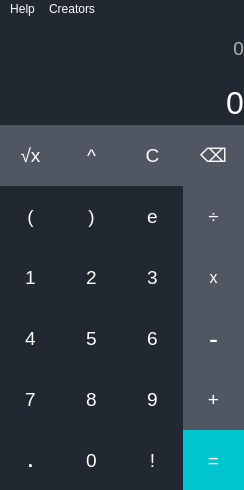
<?xml version="1.0" encoding="UTF-8"?>
<ui version="4.0">
 <class>MainWindow</class>
 <widget class="QMainWindow" name="MainWindow">
  <property name="geometry">
   <rect>
    <x>0</x>
    <y>0</y>
    <width>244</width>
    <height>490</height>
   </rect>
  </property>
  <property name="sizePolicy">
   <sizepolicy hsizetype="Preferred" vsizetype="Preferred">
    <horstretch>0</horstretch>
    <verstretch>0</verstretch>
   </sizepolicy>
  </property>
  <property name="windowTitle">
   <string>CalXO</string>
  </property>
  <property name="windowIcon">
   <iconset>
    <normaloff>Calculator_logo_blue.png</normaloff>Calculator_logo_blue.png</iconset>
  </property>
  <property name="toolTipDuration">
   <number>-15</number>
  </property>
  <property name="styleSheet">
   <string notr="true">background-color:rgb(34, 40, 49);</string>
  </property>
  <widget class="QWidget" name="centralwidget">
   <widget class="QPushButton" name="button_delete">
    <property name="geometry">
     <rect>
      <x>183</x>
      <y>106</y>
      <width>61</width>
      <height>61</height>
     </rect>
    </property>
    <property name="font">
     <font>
      <family>Microsoft YaHei UI</family>
      <pointsize>14</pointsize>
     </font>
    </property>
    <property name="styleSheet">
     <string notr="true">QPushButton{
color:rgb(255,255,255);
background-color:rgb(80, 87, 99);
border-style:none
}

QPushButton:pressed{
color:rgb(0,0,0);
background-color:rgb(149, 153, 160);
}</string>
    </property>
    <property name="text">
     <string>⌫</string>
    </property>
   </widget>
   <widget class="QLabel" name="display_bottom">
    <property name="geometry">
     <rect>
      <x>0</x>
      <y>41</y>
      <width>244</width>
      <height>61</height>
     </rect>
    </property>
    <property name="font">
     <font>
      <family>Microsoft YaHei UI</family>
      <pointsize>24</pointsize>
     </font>
    </property>
    <property name="styleSheet">
     <string notr="true">color: rgb(255, 255, 255);
</string>
    </property>
    <property name="text">
     <string>0</string>
    </property>
    <property name="alignment">
     <set>Qt::AlignBottom|Qt::AlignRight|Qt::AlignTrailing</set>
    </property>
    <property name="margin">
     <number>10</number>
    </property>
   </widget>
   <widget class="QPushButton" name="button_clear_all">
    <property name="geometry">
     <rect>
      <x>122</x>
      <y>106</y>
      <width>61</width>
      <height>61</height>
     </rect>
    </property>
    <property name="font">
     <font>
      <family>Microsoft YaHei UI</family>
      <pointsize>14</pointsize>
      <weight>50</weight>
      <bold>false</bold>
     </font>
    </property>
    <property name="styleSheet">
     <string notr="true">QPushButton{
color:rgb(255,255,255);
background-color:rgb(80, 87, 99);
border-style:none
}

QPushButton:pressed{
color:rgb(0,0,0);
background-color:rgb(149, 153, 160);
}</string>
    </property>
    <property name="text">
     <string>C</string>
    </property>
   </widget>
   <widget class="QPushButton" name="button_number_six">
    <property name="geometry">
     <rect>
      <x>122</x>
      <y>289</y>
      <width>61</width>
      <height>61</height>
     </rect>
    </property>
    <property name="font">
     <font>
      <family>Microsoft YaHei UI</family>
      <pointsize>14</pointsize>
      <weight>50</weight>
      <bold>false</bold>
     </font>
    </property>
    <property name="styleSheet">
     <string notr="true">QPushButton{
color:rgb(255,255,255);
border-style:none
}

QPushButton:pressed{
color:rgb(0,0,0);
background-color:rgb(149, 153, 160);
}</string>
    </property>
    <property name="text">
     <string>6</string>
    </property>
   </widget>
   <widget class="QPushButton" name="button_number_five">
    <property name="geometry">
     <rect>
      <x>61</x>
      <y>289</y>
      <width>61</width>
      <height>61</height>
     </rect>
    </property>
    <property name="font">
     <font>
      <family>Microsoft YaHei UI</family>
      <pointsize>14</pointsize>
      <weight>50</weight>
      <bold>false</bold>
     </font>
    </property>
    <property name="styleSheet">
     <string notr="true">QPushButton{
color:rgb(255,255,255);
border-style:none
}

QPushButton:pressed{
color:rgb(0,0,0);
background-color:rgb(149, 153, 160);
}</string>
    </property>
    <property name="text">
     <string>5</string>
    </property>
   </widget>
   <widget class="QPushButton" name="button_exponent">
    <property name="geometry">
     <rect>
      <x>61</x>
      <y>106</y>
      <width>61</width>
      <height>61</height>
     </rect>
    </property>
    <property name="font">
     <font>
      <family>Microsoft YaHei UI</family>
      <pointsize>14</pointsize>
     </font>
    </property>
    <property name="styleSheet">
     <string notr="true">QPushButton{
color:rgb(255,255,255);
background-color:rgb(80, 87, 99);
border-style:none
}

QPushButton:pressed{
color:rgb(0,0,0);
background-color:rgb(149, 153, 160);
}</string>
    </property>
    <property name="text">
     <string>^</string>
    </property>
   </widget>
   <widget class="QPushButton" name="button_decimal">
    <property name="geometry">
     <rect>
      <x>0</x>
      <y>411</y>
      <width>61</width>
      <height>61</height>
     </rect>
    </property>
    <property name="font">
     <font>
      <family>Microsoft YaHei UI</family>
      <pointsize>14</pointsize>
      <weight>75</weight>
      <bold>true</bold>
     </font>
    </property>
    <property name="styleSheet">
     <string notr="true">QPushButton{
color:rgb(255,255,255);
border-style:none
}

QPushButton:pressed{
color:rgb(0,0,0);
background-color:rgb(149, 153, 160);
}</string>
    </property>
    <property name="text">
     <string>.</string>
    </property>
   </widget>
   <widget class="QPushButton" name="button_number_zero">
    <property name="geometry">
     <rect>
      <x>61</x>
      <y>411</y>
      <width>61</width>
      <height>61</height>
     </rect>
    </property>
    <property name="font">
     <font>
      <family>Microsoft JhengHei UI</family>
      <pointsize>14</pointsize>
      <weight>50</weight>
      <bold>false</bold>
     </font>
    </property>
    <property name="styleSheet">
     <string notr="true">QPushButton{
color:rgb(255,255,255);
border-style:none
}

QPushButton:pressed{
color:rgb(0,0,0);
background-color:rgb(149, 153, 160);
}</string>
    </property>
    <property name="text">
     <string>0</string>
    </property>
   </widget>
   <widget class="QPushButton" name="button_equal">
    <property name="geometry">
     <rect>
      <x>183</x>
      <y>411</y>
      <width>61</width>
      <height>61</height>
     </rect>
    </property>
    <property name="font">
     <font>
      <family>Microsoft YaHei UI</family>
      <pointsize>14</pointsize>
      <weight>50</weight>
      <bold>false</bold>
     </font>
    </property>
    <property name="whatsThis">
     <string>&lt;html&gt;&lt;head/&gt;&lt;body&gt;&lt;p&gt;&lt;br/&gt;&lt;/p&gt;&lt;p&gt;&lt;br/&gt;&lt;/p&gt;&lt;p&gt;&lt;br/&gt;&lt;/p&gt;&lt;/body&gt;&lt;/html&gt;</string>
    </property>
    <property name="styleSheet">
     <string notr="true">QPushButton{
color:rgb(255,255,255);
background-color:rgb(0, 196, 206);
border-style:none
}

QPushButton:pressed{
color:rgb(0,0,0);
background-color:rgb(107, 233, 239);
}</string>
    </property>
    <property name="text">
     <string>=</string>
    </property>
   </widget>
   <widget class="QPushButton" name="button_multiply">
    <property name="geometry">
     <rect>
      <x>183</x>
      <y>228</y>
      <width>61</width>
      <height>61</height>
     </rect>
    </property>
    <property name="font">
     <font>
      <family>Microsoft YaHei UI</family>
      <pointsize>12</pointsize>
      <weight>50</weight>
      <bold>false</bold>
     </font>
    </property>
    <property name="styleSheet">
     <string notr="true">QPushButton{
color:rgb(255,255,255);
background-color:rgb(80, 87, 99);
border-style:none
}

QPushButton:pressed{
color:rgb(0,0,0);
background-color:rgb(149, 153, 160);
}</string>
    </property>
    <property name="text">
     <string>x</string>
    </property>
   </widget>
   <widget class="QPushButton" name="button_number_seven">
    <property name="geometry">
     <rect>
      <x>0</x>
      <y>350</y>
      <width>61</width>
      <height>61</height>
     </rect>
    </property>
    <property name="font">
     <font>
      <family>Microsoft YaHei UI</family>
      <pointsize>14</pointsize>
      <weight>50</weight>
      <bold>false</bold>
     </font>
    </property>
    <property name="styleSheet">
     <string notr="true">QPushButton{
color:rgb(255,255,255);
border-style:none
}

QPushButton:pressed{
color:rgb(0,0,0);
background-color:rgb(149, 153, 160);
}</string>
    </property>
    <property name="text">
     <string>7</string>
    </property>
   </widget>
   <widget class="QPushButton" name="button_number_eight">
    <property name="geometry">
     <rect>
      <x>61</x>
      <y>350</y>
      <width>61</width>
      <height>61</height>
     </rect>
    </property>
    <property name="font">
     <font>
      <family>Microsoft YaHei UI</family>
      <pointsize>14</pointsize>
      <weight>50</weight>
      <bold>false</bold>
     </font>
    </property>
    <property name="styleSheet">
     <string notr="true">QPushButton{
color:rgb(255,255,255);
border-style:none
}

QPushButton:pressed{
color:rgb(0,0,0);
background-color:rgb(149, 153, 160);
}</string>
    </property>
    <property name="text">
     <string>8</string>
    </property>
   </widget>
   <widget class="QPushButton" name="button_sub">
    <property name="geometry">
     <rect>
      <x>183</x>
      <y>289</y>
      <width>61</width>
      <height>61</height>
     </rect>
    </property>
    <property name="font">
     <font>
      <family>Microsoft YaHei UI</family>
      <pointsize>20</pointsize>
      <weight>50</weight>
      <bold>false</bold>
     </font>
    </property>
    <property name="styleSheet">
     <string notr="true">QPushButton{
color:rgb(255,255,255);
background-color:rgb(80, 87, 99);
border-style:none
}

QPushButton:pressed{
color:rgb(0,0,0);
background-color:rgb(149, 153, 160);
}</string>
    </property>
    <property name="text">
     <string>-</string>
    </property>
   </widget>
   <widget class="QPushButton" name="button_division">
    <property name="geometry">
     <rect>
      <x>183</x>
      <y>167</y>
      <width>61</width>
      <height>61</height>
     </rect>
    </property>
    <property name="font">
     <font>
      <family>Microsoft YaHei UI</family>
      <pointsize>14</pointsize>
      <weight>50</weight>
      <bold>false</bold>
     </font>
    </property>
    <property name="styleSheet">
     <string notr="true">QPushButton{
color:rgb(255,255,255);
background-color:rgb(80, 87, 99);
border-style:none
}

QPushButton:pressed{
color:rgb(0,0,0);
background-color:rgb(149, 153, 160);
}</string>
    </property>
    <property name="text">
     <string>÷</string>
    </property>
   </widget>
   <widget class="QPushButton" name="button_number_nine">
    <property name="geometry">
     <rect>
      <x>122</x>
      <y>350</y>
      <width>61</width>
      <height>61</height>
     </rect>
    </property>
    <property name="font">
     <font>
      <family>Microsoft YaHei UI</family>
      <pointsize>14</pointsize>
      <weight>50</weight>
      <bold>false</bold>
     </font>
    </property>
    <property name="styleSheet">
     <string notr="true">QPushButton{
color:rgb(255,255,255);
border-style:none
}

QPushButton:pressed{
color:rgb(0,0,0);
background-color:rgb(149, 153, 160);
}</string>
    </property>
    <property name="text">
     <string>9</string>
    </property>
   </widget>
   <widget class="QPushButton" name="button_number_one">
    <property name="geometry">
     <rect>
      <x>0</x>
      <y>228</y>
      <width>61</width>
      <height>61</height>
     </rect>
    </property>
    <property name="font">
     <font>
      <family>Microsoft YaHei UI</family>
      <pointsize>14</pointsize>
      <weight>50</weight>
      <bold>false</bold>
     </font>
    </property>
    <property name="styleSheet">
     <string notr="true">QPushButton{
color:rgb(255,255,255);
border-style:none
}

QPushButton:pressed{
color:rgb(0,0,0);
background-color:rgb(149, 153, 160);
}</string>
    </property>
    <property name="text">
     <string>1</string>
    </property>
   </widget>
   <widget class="QPushButton" name="button_open">
    <property name="geometry">
     <rect>
      <x>0</x>
      <y>167</y>
      <width>61</width>
      <height>61</height>
     </rect>
    </property>
    <property name="font">
     <font>
      <family>Microsoft YaHei UI</family>
      <pointsize>14</pointsize>
      <weight>50</weight>
      <bold>false</bold>
     </font>
    </property>
    <property name="styleSheet">
     <string notr="true">QPushButton{
color:rgb(255,255,255);
border-style:none
}

QPushButton:pressed{
color:rgb(0,0,0);
background-color:rgb(149, 153, 160);
}</string>
    </property>
    <property name="text">
     <string>(</string>
    </property>
   </widget>
   <widget class="QPushButton" name="button_number_four">
    <property name="geometry">
     <rect>
      <x>0</x>
      <y>289</y>
      <width>61</width>
      <height>61</height>
     </rect>
    </property>
    <property name="font">
     <font>
      <family>Microsoft YaHei UI</family>
      <pointsize>14</pointsize>
      <weight>50</weight>
      <bold>false</bold>
     </font>
    </property>
    <property name="styleSheet">
     <string notr="true">QPushButton{
color:rgb(255,255,255);
border-style:none
}

QPushButton:pressed{
color:rgb(0,0,0);
background-color:rgb(149, 153, 160);
}</string>
    </property>
    <property name="text">
     <string>4</string>
    </property>
   </widget>
   <widget class="QPushButton" name="button_close">
    <property name="geometry">
     <rect>
      <x>61</x>
      <y>167</y>
      <width>61</width>
      <height>61</height>
     </rect>
    </property>
    <property name="font">
     <font>
      <family>Microsoft YaHei UI</family>
      <pointsize>14</pointsize>
      <weight>50</weight>
      <bold>false</bold>
     </font>
    </property>
    <property name="styleSheet">
     <string notr="true">QPushButton{
color:rgb(255,255,255);
border-style:none
}

QPushButton:pressed{
color:rgb(0,0,0);
background-color:rgb(149, 153, 160);
}</string>
    </property>
    <property name="text">
     <string>)</string>
    </property>
   </widget>
   <widget class="QPushButton" name="button_add">
    <property name="geometry">
     <rect>
      <x>183</x>
      <y>350</y>
      <width>61</width>
      <height>61</height>
     </rect>
    </property>
    <property name="font">
     <font>
      <family>Microsoft YaHei UI</family>
      <pointsize>14</pointsize>
      <weight>50</weight>
      <bold>false</bold>
     </font>
    </property>
    <property name="styleSheet">
     <string notr="true">QPushButton{
color:rgb(255,255,255);
background-color:rgb(80, 87, 99);
border-style:none
}

QPushButton:pressed{
color:rgb(0,0,0);
background-color:rgb(149, 153, 160);
}</string>
    </property>
    <property name="text">
     <string>+</string>
    </property>
   </widget>
   <widget class="QPushButton" name="button_number_two">
    <property name="geometry">
     <rect>
      <x>61</x>
      <y>228</y>
      <width>61</width>
      <height>61</height>
     </rect>
    </property>
    <property name="font">
     <font>
      <family>Microsoft YaHei UI</family>
      <pointsize>14</pointsize>
      <weight>50</weight>
      <bold>false</bold>
     </font>
    </property>
    <property name="styleSheet">
     <string notr="true">QPushButton{
color:rgb(255,255,255);
border-style:none
}

QPushButton:pressed{
color:rgb(0,0,0);
background-color:rgb(149, 153, 160);
}</string>
    </property>
    <property name="text">
     <string>2</string>
    </property>
   </widget>
   <widget class="QPushButton" name="button_factorial">
    <property name="geometry">
     <rect>
      <x>122</x>
      <y>411</y>
      <width>61</width>
      <height>61</height>
     </rect>
    </property>
    <property name="font">
     <font>
      <family>Microsoft YaHei UI</family>
      <pointsize>14</pointsize>
      <weight>50</weight>
      <bold>false</bold>
     </font>
    </property>
    <property name="styleSheet">
     <string notr="true">QPushButton{
color:rgb(255,255,255);
border-style:none
}

QPushButton:pressed{
color:rgb(0,0,0);
background-color:rgb(149, 153, 160);
}</string>
    </property>
    <property name="text">
     <string>!</string>
    </property>
   </widget>
   <widget class="QPushButton" name="button_number_three">
    <property name="geometry">
     <rect>
      <x>122</x>
      <y>228</y>
      <width>61</width>
      <height>61</height>
     </rect>
    </property>
    <property name="font">
     <font>
      <family>Microsoft YaHei UI</family>
      <pointsize>14</pointsize>
      <weight>50</weight>
      <bold>false</bold>
     </font>
    </property>
    <property name="styleSheet">
     <string notr="true">QPushButton{
color:rgb(255,255,255);
border-style:none
}

QPushButton:pressed{
color:rgb(0,0,0);
background-color:rgb(149, 153, 160);
}</string>
    </property>
    <property name="text">
     <string>3</string>
    </property>
   </widget>
   <widget class="QPushButton" name="button_sqrt">
    <property name="geometry">
     <rect>
      <x>0</x>
      <y>106</y>
      <width>61</width>
      <height>61</height>
     </rect>
    </property>
    <property name="font">
     <font>
      <family>Microsoft YaHei UI</family>
      <pointsize>14</pointsize>
     </font>
    </property>
    <property name="styleSheet">
     <string notr="true">QPushButton{
color:rgb(255,255,255);
background-color:rgb(80, 87, 99);
border-style:none
}

QPushButton:pressed{
color:rgb(0,0,0);
background-color:rgb(149, 153, 160);
}</string>
    </property>
    <property name="text">
     <string>√x</string>
    </property>
   </widget>
   <widget class="QLabel" name="display_top">
    <property name="geometry">
     <rect>
      <x>0</x>
      <y>0</y>
      <width>244</width>
      <height>41</height>
     </rect>
    </property>
    <property name="font">
     <font>
      <family>Microsoft YaHei UI</family>
      <pointsize>14</pointsize>
     </font>
    </property>
    <property name="styleSheet">
     <string notr="true">color: rgb(180, 180, 180);
</string>
    </property>
    <property name="text">
     <string>0</string>
    </property>
    <property name="alignment">
     <set>Qt::AlignBottom|Qt::AlignRight|Qt::AlignTrailing</set>
    </property>
    <property name="margin">
     <number>5</number>
    </property>
   </widget>
   <widget class="QPushButton" name="button_e">
    <property name="geometry">
     <rect>
      <x>122</x>
      <y>167</y>
      <width>61</width>
      <height>61</height>
     </rect>
    </property>
    <property name="font">
     <font>
      <family>Microsoft YaHei UI</family>
      <pointsize>14</pointsize>
     </font>
    </property>
    <property name="styleSheet">
     <string notr="true">QPushButton{
color:rgb(255,255,255);
border-style:none
}

QPushButton:pressed{
color:rgb(0,0,0);
background-color:rgb(149, 153, 160);
}</string>
    </property>
    <property name="text">
     <string>e</string>
    </property>
   </widget>
  </widget>
  <widget class="QMenuBar" name="menubar">
   <property name="geometry">
    <rect>
     <x>0</x>
     <y>0</y>
     <width>244</width>
     <height>21</height>
    </rect>
   </property>
   <property name="styleSheet">
    <string notr="true">QMenuBar{
color:rgb(255,255,255);
border-style:none
}

QMenu:hover{
color:rgb(0, 0, 0);
border-style:none
}</string>
   </property>
   <widget class="QMenu" name="menuHelp">
    <property name="styleSheet">
     <string notr="true">QMenu{
color:rgb(255,255,255);
border-style:none
}

QMenu:hover{
color:rgb(0,0,0);
background-color:rgb(149, 153, 160);
}</string>
    </property>
    <property name="title">
     <string>Help</string>
    </property>
    <widget class="QMenu" name="menuMaz_n_zadan_ch_hodnot">
     <property name="title">
      <string>Mazání zadaných hodnot</string>
     </property>
     <addaction name="actionC_sma_e_cel_dek"/>
     <addaction name="action_sma_e_jeden_zadan_znak"/>
    </widget>
    <widget class="QMenu" name="menuMatematick_operace">
     <property name="title">
      <string>Matematické operace</string>
     </property>
     <addaction name="action_se_te_dv_hodnoty"/>
     <addaction name="action_ode_te_dv_hodnoty"/>
     <addaction name="actionx_vyn_sob_dv_hodnoty"/>
     <addaction name="action_vyd_l_dv_hodnoty"/>
     <addaction name="action_prvn_hodnotu_umocn_na_druhou_zadanou_hodnotu"/>
     <addaction name="action_obecn_odmocnina"/>
     <addaction name="action_faktori_l"/>
    </widget>
    <addaction name="menuMatematick_operace"/>
    <addaction name="menuMaz_n_zadan_ch_hodnot"/>
   </widget>
   <widget class="QMenu" name="menucreators">
    <property name="styleSheet">
     <string notr="true">QMenu{
color:rgb(255,255,255);
border-style:none
}</string>
    </property>
    <property name="title">
     <string>Creators</string>
    </property>
    <addaction name="actionMarek_3pirka"/>
    <addaction name="actionKate_ina_Lojdov"/>
    <addaction name="actionAndrea_Michl_kov"/>
    <addaction name="actionRichard"/>
   </widget>
   <addaction name="menuHelp"/>
   <addaction name="menucreators"/>
  </widget>
  <action name="actionMarek_3pirka">
   <property name="text">
    <string>Marek Špirka</string>
   </property>
   <property name="menuRole">
    <enum>QAction::AboutRole</enum>
   </property>
  </action>
  <action name="actionKate_ina_Lojdov">
   <property name="text">
    <string>Kateřina Lojdová</string>
   </property>
  </action>
  <action name="actionAndrea_Michl_kov">
   <property name="text">
    <string>Andrea Michlíková</string>
   </property>
  </action>
  <action name="actionRichard">
   <property name="text">
    <string>Richard Harman</string>
   </property>
  </action>
  <action name="actionZad_v_n_seln_ch_hodnot">
   <property name="text">
    <string>Zadávání číselných hodnot</string>
   </property>
  </action>
  <action name="actionC_sma_e_cel_dek">
   <property name="text">
    <string>C smaže celý řádek</string>
   </property>
  </action>
  <action name="action_sma_e_jeden_zadan_znak">
   <property name="text">
    <string>⌫ smaže jeden zadaný znak</string>
   </property>
  </action>
  <action name="action_se_te_dv_hodnoty">
   <property name="text">
    <string>+ sečte dvě hodnoty</string>
   </property>
  </action>
  <action name="action_ode_te_dv_hodnoty">
   <property name="text">
    <string>- odečte dvě hodnoty</string>
   </property>
  </action>
  <action name="actionx_vyn_sob_dv_hodnoty">
   <property name="text">
    <string>x vynásobí dvě hodnoty</string>
   </property>
  </action>
  <action name="action_vyd_l_dv_hodnoty">
   <property name="text">
    <string>÷ vydělí dvě hodnoty</string>
   </property>
  </action>
  <action name="action_prvn_hodnotu_umocn_na_druhou_zadanou_hodnotu">
   <property name="text">
    <string>^ obecná mocnina</string>
   </property>
  </action>
  <action name="action_obecn_odmocnina">
   <property name="text">
    <string>√ obecná odmocnina</string>
   </property>
  </action>
  <action name="action_faktori_l">
   <property name="text">
    <string>! faktoriál</string>
   </property>
  </action>
 </widget>
 <resources/>
 <connections/>
</ui>
